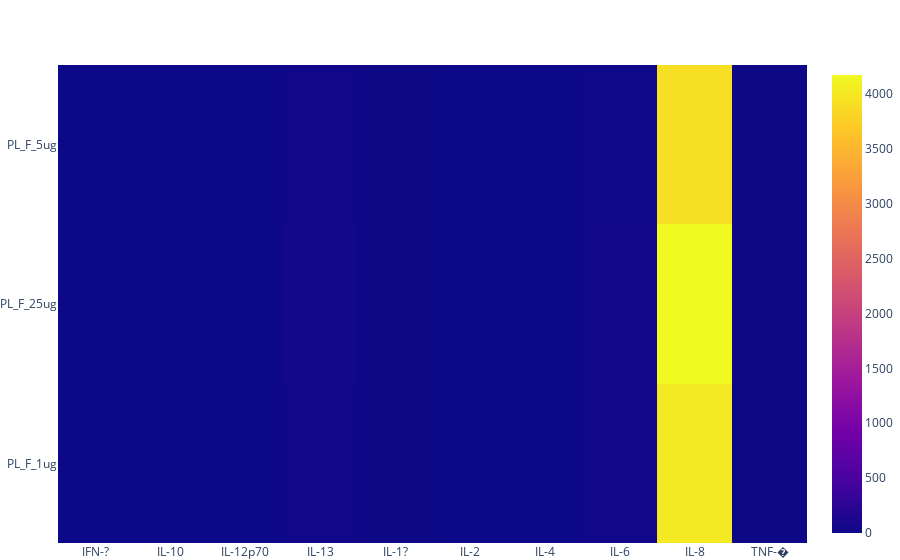

The cell this chart's notebook holds for it:
### Markdown cell above
## 57N

### Code cell
showHM_perGrp("67L")

### Figure 1 — Plotly figure (JSON) as saved in the notebook; plotly's stock layout.template omitted (floating-point values rounded to 4 significant figures)
{"data": [{"transpose": true, "type": "heatmap", "x": ["IFN-?", "IFN-?", "IFN-?", "IFN-?", "IFN-?", "IFN-?", "IL-10", "IL-10", "IL-10", "IL-10", "IL-10", "IL-10", "IL-12p70", "IL-12p70", "IL-12p70", "IL-12p70", "IL-12p70", "IL-12p70", "IL-13", "IL-13", "IL-13", "IL-13", "IL-13", "IL-13", "IL-1?", "IL-1?", "IL-1?", "IL-1?", "IL-1?", "IL-1?", "IL-2", "IL-2", "IL-2", "IL-2", "IL-2", "IL-2", "IL-4", "IL-4", "IL-4", "IL-4", "IL-4", "IL-4", "IL-6", "IL-6", "IL-6", "IL-6", "IL-6", "IL-6", "IL-8", "IL-8", "IL-8", "IL-8", "IL-8", "IL-8", "TNF-�", "TNF-�", "TNF-�", "TNF-�", "TNF-�", "TNF-�"], "y": ["PL_F_1ug", "PL_F_1ug", "PL_F_25ug", "PL_F_25ug", "PL_F_5ug", "PL_F_5ug", "PL_F_1ug", "PL_F_1ug", "PL_F_25ug", "PL_F_25ug", "PL_F_5ug", "PL_F_5ug", "PL_F_1ug", "PL_F_1ug", "PL_F_25ug", "PL_F_25ug", "PL_F_5ug", "PL_F_5ug", "PL_F_1ug", "PL_F_1ug", "PL_F_25ug", "PL_F_25ug", "PL_F_5ug", "PL_F_5ug", "PL_F_1ug", "PL_F_1ug", "PL_F_25ug", "PL_F_25ug", "PL_F_5ug", "PL_F_5ug", "PL_F_1ug", "PL_F_1ug", "PL_F_25ug", "PL_F_25ug", "PL_F_5ug", "PL_F_5ug", "PL_F_1ug", "PL_F_1ug", "PL_F_25ug", "PL_F_25ug", "PL_F_5ug", "PL_F_5ug", "PL_F_1ug", "PL_F_1ug", "PL_F_25ug", "PL_F_25ug", "PL_F_5ug", "PL_F_5ug", "PL_F_1ug", "PL_F_1ug", "PL_F_25ug", "PL_F_25ug", "PL_F_5ug", "PL_F_5ug", "PL_F_1ug", "PL_F_1ug", "PL_F_25ug", "PL_F_25ug", "PL_F_5ug", "PL_F_5ug"], "z": [1.366, 0.8177, 1.718, 1.347, 0.6636, 0.329, 1.449, 0.2233, 1.537, 2.553, 3.126, 1.09, 0.8292, 0.8653, 4.217, 2.618, 1.921, 1.2, 29.93, 30.17, 32.21, 37.36, 26.5, 26.52, 5.955, 5.016, 5.466, 7.372, 4.397, 4.854, 3.174, 1.724, 6.829, 3.525, 3.439, 2.218, 0.1893, 0.1521, 0.1289, 0.234, 0.08132, 0.1216, 37.04, 25.98, 14.59, 35.43, 10.71, 12.37, 4157.0, 4021.0, 4119.0, 4172.0, 3940.0, 3927.0, 8.347, 6.167, 8.083, 7.424, 7.934, 6.438]}], "layout": {"autosize": true, "margin": {"b": 0, "l": 0, "r": 0, "t": 65}, "xaxis": {"autorange": true, "range": [-0.5, 9.5], "type": "category"}, "yaxis": {"autorange": true, "range": [-0.5, 2.5], "type": "category"}}}
